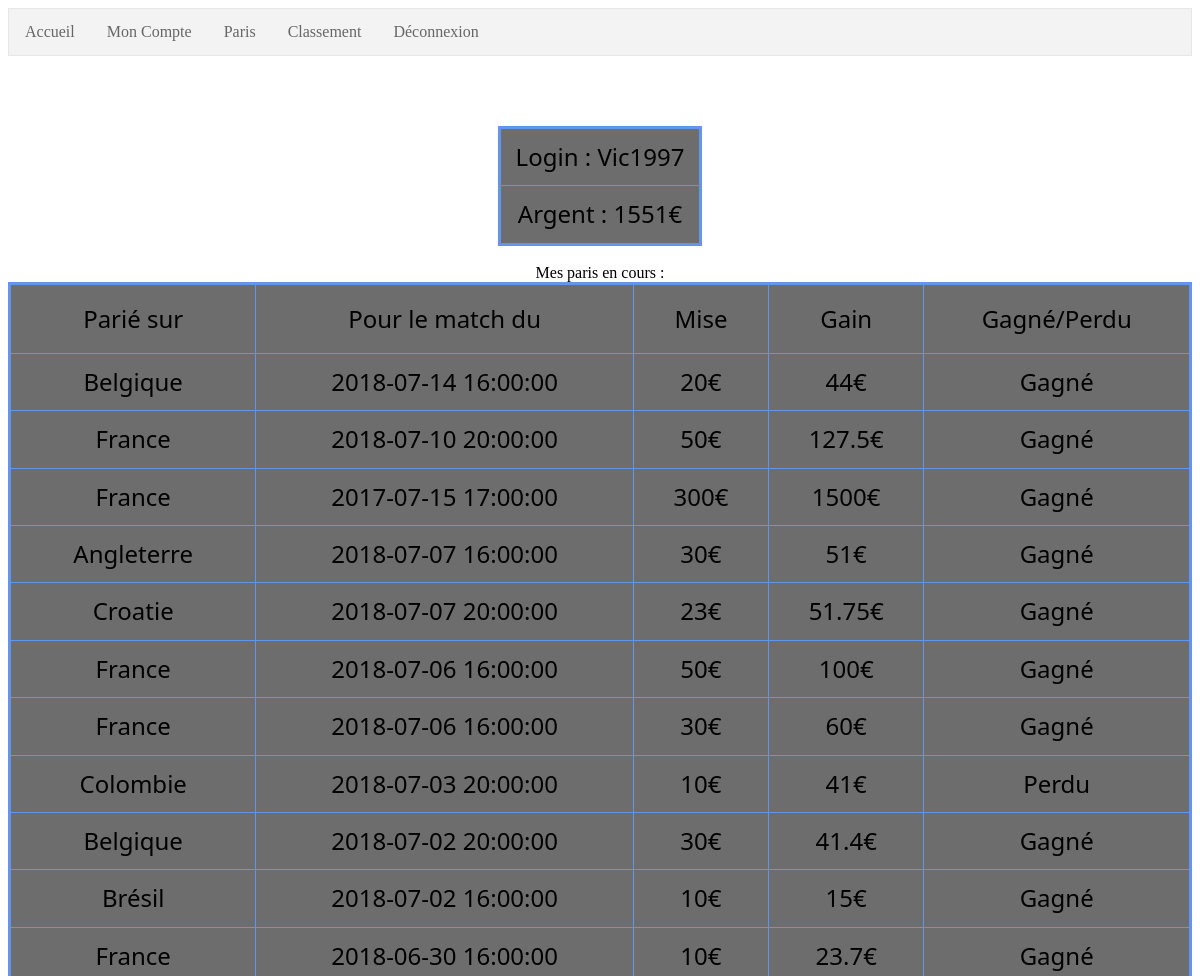
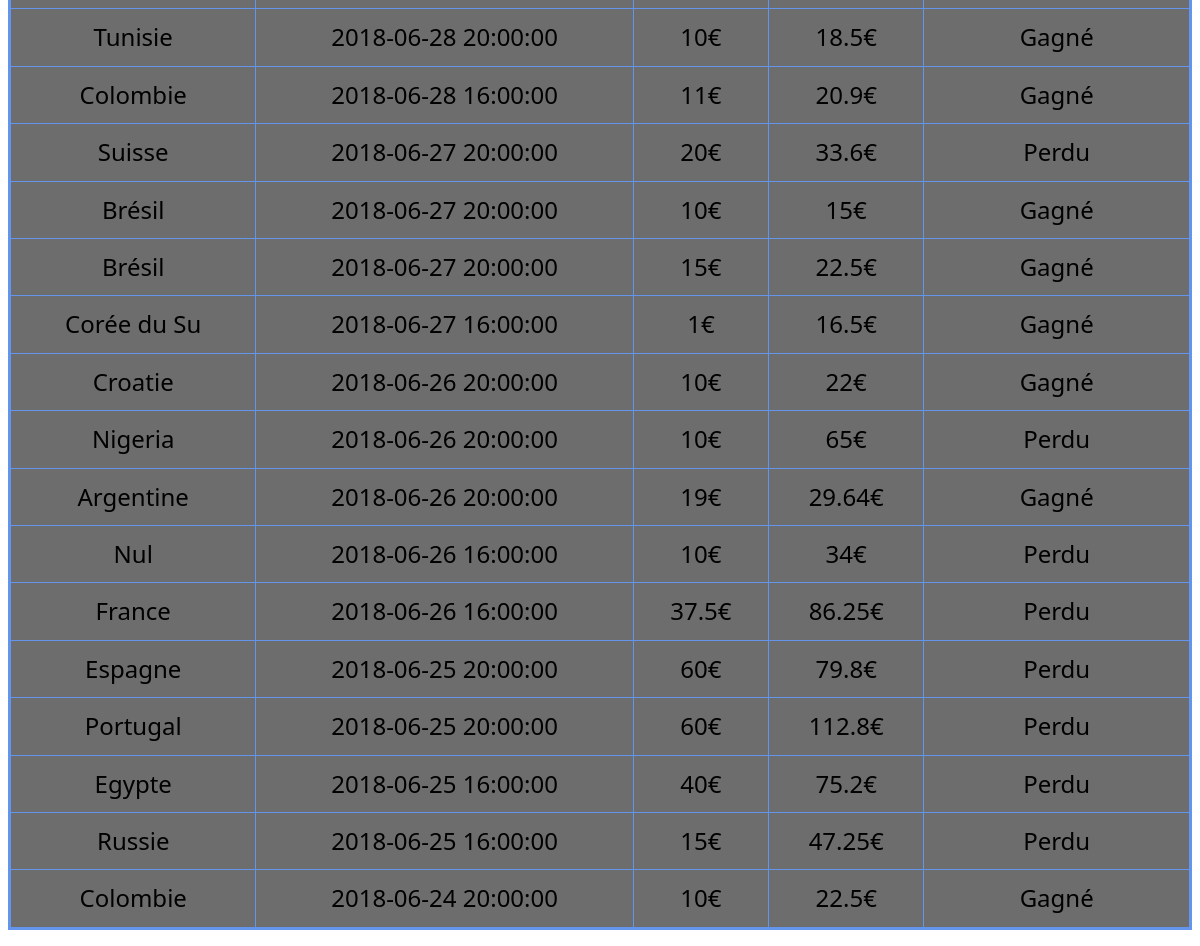
The app's page /Controleur/ctrl_moncompte.php (signed in) with its own data (2 pictures, top to bottom).
### tables this page shows
CREATE TABLE `utilisateur` (
   `id` int(11) not null auto_increment,
   `login` varchar(50) not null,
   `mdp` varchar(200) not null,
   `argent` float not null,
   PRIMARY KEY (`id`)
);

CREATE TABLE `paris` (
   `id` int(11) not null auto_increment,
   `loginJoueur` varchar(64) not null,
   `idEvent` int(11) not null,
   `optionChoisis` varchar(64) not null,
   `gainRecupere` float not null,
   `mise` float not null,
   `cote` float not null,
   `argentRecup` int(1) default '0',
   PRIMARY KEY (`id`)
);

CREATE TABLE `event` (
   `id` int(11) not null auto_increment,
   `premiereOption` varchar(11) not null,
   `deuxiemeOption` varchar(11) not null,
   `troisiemeOption` varchar(11) not null,
   `cotePremiere` float not null,
   `coteDeuxieme` float not null,
   `coteTroisieme` float not null,
   `heureDebut` timestamp not null default CURRENT_TIMESTAMP on update CURRENT_TIMESTAMP,
   `heureFin` timestamp not null default '0000-00-00 00:00:00',
   `optionGagnant` varchar(64),
   PRIMARY KEY (`id`)
);

### Controleur/ctrl_moncompte.php (called while the page is built, shortened)
<?php
	require("../Modele/modele_moncompte.php");
	$r= new Compte();
	include("../utils/header.php");
	$leCompte=$r->findById($_SESSION['login']);
	$lesComptes=$r->parisCompte($_SESSION['login']);
	include("../Vue/vue_moncompte.php");
?>

### Modele/modele_connexion_base.php (called while the page is built, shortened)
<?php
	class Connexion{
		private static $monPdo;
		public static function getInstance(){
			if( Connexion :: $monPdo == null){
				try{
					$serveur='mysql:host=localhost';
					$bdd='dbname=paris';
					$user='vic1997';
					$mdp='vic1997_pswd';
					Connexion::$monPdo = new PDO($serveur.';'.$bdd, $user,$mdp);
					Connexion::$monPdo->query("SET CHARACTER SET utf8");
				}catch (PDOException $e){
					throw new Exception("Erreur à la connexion \n" . $e->getMessage());
				}
			}
		return Connexion::$monPdo;
		}
	}
?>

### Modele/modele_moncompte.php (called while the page is built, shortened)
<?php
	class Compte{
		private $cx;
		public function __construct(){
			require_once("../Modele/modele_connexion_base.php");
			$this->cx = Connexion::getInstance();
		}
		public function parisCompte($login){
			$req = "SELECT *
					FROM utilisateur
					INNER JOIN paris
					ON utilisateur.login = paris.loginJoueur
					INNER JOIN event
					ON paris.idEvent = event.id
					WHERE paris.loginJoueur = \"$login\"
					ORDER BY idEvent DESC";
			$curseur=$this->cx->query($req);
			return $curseur;
		}
		public function findById($idCompte){
			$req = "SELECT *
					FROM utilisateur
					WHERE login = :id";
			$prep = $this->cx->prepare($req);
			$prep->bindValue(':id', $idCompte, PDO::PARAM_STR);
			$prep->execute();
			$curseur = $prep->fetchObject();
			return $curseur;
		}
	}
?>

### Vue/vue_moncompte.php (the view, shortened to what this page needs)
<html>
	<body class="is-loading">
			<div id="wrapper">
					<section id="main">
					 <ul>
						  <li><a href="../index.php">Accueil</a></li>
						  <li><a href="../Controleur/ctrl_moncompte.php">Mon Compte</a></li>
						  <li><a href="../Controleur/ctrl_paris.php">Paris</a></li>
						  <li><a href="../Controleur/ctrl_classement.php">Classement</a></li>
						  <li><a href="../Controleur/ctrl_deconnexion.php">Déconnexion</a></li>
						</ul>
						<p>
							<center>
							<table>
							<tr>
							<?php
								echo "<th>Login : ".$leCompte->login."</br></th></tr>";
								echo "<tr><th>Argent : ".$leCompte->argent."€</br></th></tr>";
							?>
							</table>
								Mes paris en cours :
								<table border="10" cellpadding="15" width="100%"><tr height="70"><th>Parié sur</th><th>Pour le match du</th><th>Mise</th><th>Gain</th><th>Gagné/Perdu</th></tr>
								<?php
									while($unCompte=$lesComptes->fetch(PDO::FETCH_OBJ))
									{
										if($unCompte->optionChoisis == $unCompte->optionGagnant &&  $unCompte->optionGagnant != ""){
											$gagnePerdu = "Gagné";
										}
										else if($unCompte->optionChoisis != $unCompte->optionGagnant &&  $unCompte->optionGagnant != ""){
											$gagnePerdu = "Perdu";
										}
										else{
											$gagnePerdu = "A venir";
										}
										echo "<tr><th>".$unCompte->optionChoisis."</th><th>".$unCompte->heureDebut."</th><th>".$unCompte->mise."€</th><th>".$unCompte->gainRecupere."€</th><th>".$gagnePerdu."</th></tr>";
									}
								?>
								</table>
						</center>
						</p>
					</section>
			</div>
	</body>
</html>

### utils/header.php (shortened to what this page needs)
<html>
	<head>
		<link rel="stylesheet" href="https://papawy.com/assets/css/main.css" />
	</head>
<html>

### Vue/vue_moncompte.php (style rules this page uses)
ul { list-style-type: none; margin: 0; padding: 0; overflow: hidden; border: 1px solid #e7e7e7; background-color: #f3f3f3; }
li { float: left; border-right: none; }
li a { display: block; color: #666; text-align: center; padding: 14px 16px; text-decoration: none; }
table { border: medium solid #6495ed; border-collapse: collapse; }
th { font-family: Segoe UI, Frutiger, Frutiger Linotype, Dejavu Sans, Helvetica Neue, Arial, sans-serif; font-size: 24px; font-style: normal; font-variant: normal; font-weight: 100; line-height: 26.4px; border: thin solid #6495ed; padding: 15px; background-color: #6d6d6d; }

### records on screen
utilisateur: login "Vic1997", argent "1551", paris.optionChoisis "Belgique", event.heureDebut "2018-07-14 16:00:00", paris.mise "20", paris.gainRecupere "44", paris.optionChoisis "Gagné", paris.optionChoisis "France", event.heureDebut "2018-07-10 20:00:00", paris.mise "50", paris.gainRecupere "127.5", event.heureDebut "2017-07-15 17:00:00", paris.mise "300", paris.gainRecupere "1500", paris.optionChoisis "Angleterre", event.heureDebut "2018-07-07 16:00:00", paris.mise "30", paris.gainRecupere "51", paris.optionChoisis "Croatie", event.heureDebut "2018-07-07 20:00:00", paris.mise "23", paris.gainRecupere "51.75", event.heureDebut "2018-07-06 16:00:00", paris.gainRecupere "100", paris.gainRecupere "60", paris.optionChoisis "Colombie", event.heureDebut "2018-07-03 20:00:00", paris.mise "10", paris.gainRecupere "41", paris.optionChoisis "Perdu", event.heureDebut "2018-07-02 20:00:00", paris.gainRecupere "41.4", paris.optionChoisis "Brésil", event.heureDebut "2018-07-02 16:00:00", paris.gainRecupere "15", event.heureDebut "2018-06-30 16:00:00", paris.gainRecupere "23.7", paris.optionChoisis "Tunisie", event.heureDebut "2018-06-28 20:00:00", paris.gainRecupere "18.5", event.heureDebut "2018-06-28 16:00:00", paris.mise "11", paris.gainRecupere "20.9", paris.optionChoisis "Suisse", event.heureDebut "2018-06-27 20:00:00", paris.gainRecupere "33.6", paris.mise "15", paris.gainRecupere "22.5", paris.optionChoisis "Corée du Su", event.heureDebut "2018-06-27 16:00:00", paris.mise "1", paris.gainRecupere "16.5", event.heureDebut "2018-06-26 20:00:00", paris.gainRecupere "22", paris.optionChoisis "Nigeria", paris.gainRecupere "65", paris.optionChoisis "Argentine", paris.mise "19", paris.gainRecupere "29.64", paris.optionChoisis "Nul", event.heureDebut "2018-06-26 16:00:00", paris.gainRecupere "34", paris.mise "37.5", paris.gainRecupere "86.25", paris.optionChoisis "Espagne", event.heureDebut "2018-06-25 20:00:00", paris.mise "60", paris.gainRecupere "79.8", paris.optionChoisis "Portugal", paris.gainRecupere "112.8", paris.optionChoisis "Egypte", event.heureDebut "2018-06-25 16:00:00", paris.mise "40", paris.gainRecupere "75.2", paris.optionChoisis "Russie", paris.gainRecupere "47.25", event.heureDebut "2018-06-24 20:00:00"
